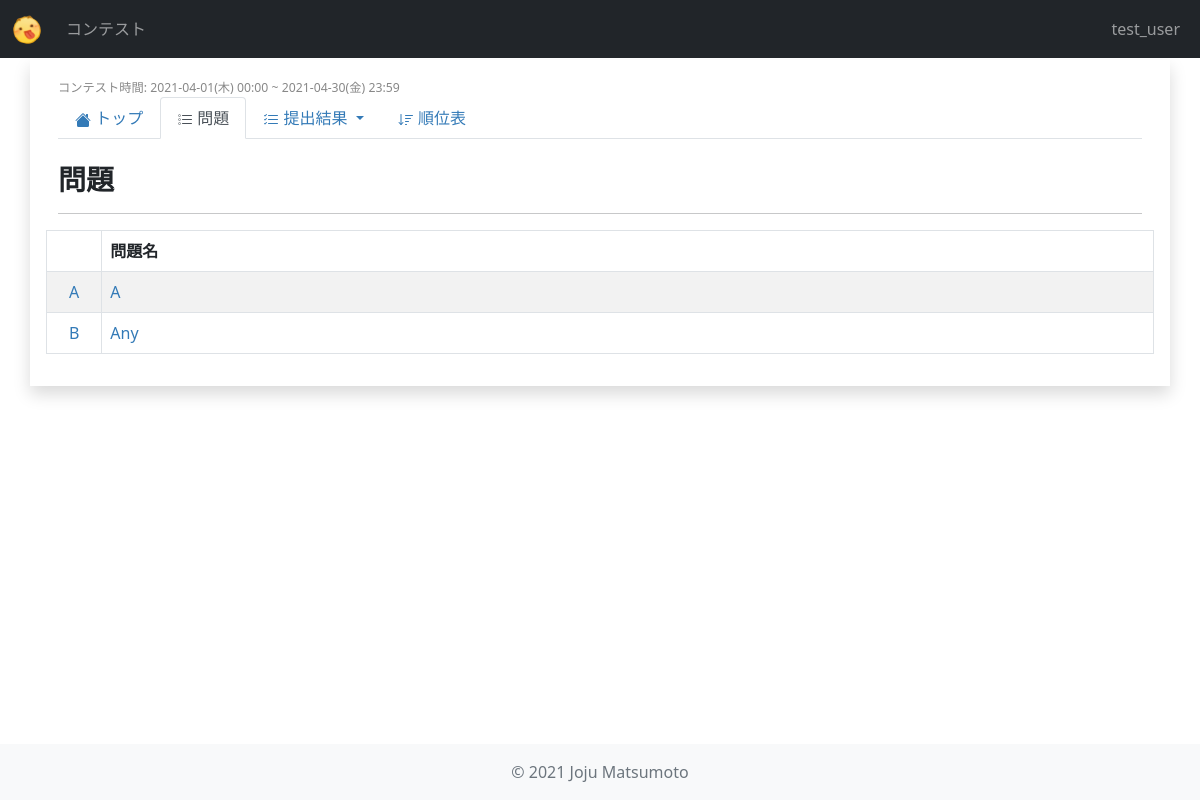
Page /contests/mmc_1/problems/ (signed in) on the committed database.
### users/models.py (models this page shows, shortened)
class User(AbstractUser):
    objects = UserManager()

### contests/models.py (models this page shows, shortened)
class Contest(models.Model):
    title = models.CharField(
        verbose_name="タイトル",
        max_length=255,
    )
    abstract = models.TextField(
        verbose_name="概要",
        max_length=2000,
    )
    short_name = models.CharField(
        verbose_name="省略形",
        max_length=20,
        unique=True,
        default="null",
    )
    start_date = models.DateTimeField(
        verbose_name="開始日時",
    )
    end_date = models.DateTimeField(
        verbose_name="終了日時",
    )
    users = models.ManyToManyField(
        settings.AUTH_USER_MODEL,
        verbose_name="参加者",
        blank=True,
    )
    penalty = models.IntegerField(
        verbose_name="ペナルティ(分)",
        default=5,
    )
    def is_live(self) -> bool:
        now = timezone.now()
        return self.start_date <= now <= self.end_date
    def is_future_contest(self) -> bool:
        now = timezone.now()
        return now < self.start_date
    def get_start_time_str(self) -> str:
        return utils.datetime_str(self.start_date)
    def get_end_time_str(self) -> str:
        return utils.datetime_str(self.end_date)

class Problem(models.Model):
    order = models.CharField(
        verbose_name="問題番号(アルファベット)",
        max_length=5,
        default="A",
    )
    title = models.CharField(
        verbose_name="タイトル",
        max_length=100,
    )
    question = models.TextField(
        verbose_name="問題",
        max_length=2000,
    )
    answer = models.TextField(
        verbose_name="正解",
        max_length=2000,
    )
    contest = models.ForeignKey(
        Contest,
        verbose_name="コンテスト",
        on_delete=models.CASCADE,
    )
    point = models.IntegerField(
        verbose_name="スコア",
        default=0,
    )

### contests/views.py (the view)
class ProblemsView(View):
    def get(self, request, short_name, *args, **kwargs):
        contest = models.Contest.objects.get(short_name=short_name)
        context = {
            "contest": contest,
            "problems": contest.problem_set.order_by("order"),
        }
        return render(request, "contests/problems.html", context)

### contests/utils.py (called while the page is built)
def datetime_str(dt: datetime.datetime) -> str:
    dt = localtime(dt)
    return "{}({}) {}".format(
        dt.strftime("%Y-%m-%d"),
        day_of_week_to_japanese[dt.strftime("%a")],
        dt.strftime("%H:%M")
    )

### contests/templates/contests/problems.html (shortened to what this page needs)
{% extends 'contests/contest_base.html' %}
{% block contest_tab_problems %}active{% endblock %}
{% block contest_content %}
<div class="col-sm-12">
    <h3>問題</h3>
    <hr>
</div>
{% if contest.is_future_contest %}
    {% comment %} 開催予定のコンテスト {% endcomment %}
    <div class="col-sm-12">
        開催していません
    </div>
{% elif contest.is_live and user not in contest.users.all %}
    {% comment %} 開催中だが参加していない {% endcomment %}
    <div class="col-sm-12">
        開催していません
    </div>
{% else %}
    <table class="table table-bordered table-striped">
        <thead>
            <tr>
                <th width="5%"></th>
                <th>問題名</th>
            </tr>
        </thead>
        <tbody>
            {% for problem in problems %}
                <tr>
                    <td class="text-center"><a href="{% url 'contests:problem_detail' contest.short_name problem.pk %}">{{problem.order}}</a></td>
                    <td><a href="{% url 'contests:problem_detail' contest.short_name problem.pk %}">{{problem.title}}</a></td>
                </tr>
            {% endfor %}
        </tbody>
    </table>
{% endif %}
{% endblock contest_content %}

### contests/templates/contests/contest_base.html (shortened to what this page needs)
{% extends 'base.html' %}
{% block content %}
<div class="row p-3">
    <div class="col-sm-12 small">
        <small class="span-time">コンテスト時間: {{contest.get_start_time_str}} ~ {{contest.get_end_time_str}}</small>
    </div>
    <div class="col-sm-12">
        <ul class="nav nav-tabs navbar-dark mb-4">
            <li class="nav-item">
                <a class="nav-link {% block contest_tab_detail %}{% endblock %}" href="{% url 'contests:contest_detail' contest.short_name %}">
                    トップ
                </a>
            </li>
            {% if user in contest.users.all or contest.is_past_contest %}
            <li class="nav-item">
                <a class="nav-link {% block contest_tab_problems %}{% endblock %}" href="{% url 'contests:problems' contest.short_name %}">
                    問題
                </a>
            </li>
            <li class="nav-item dropdown">
                <a class="nav-link dropdown-toggle  {% block contest_tab_submissions %}{% endblock %}" data-bs-toggle="dropdown" role="button" aria-expanded="false">
                    提出結果
                </a>
            </li>
            {% endif %}
            <li class="nav-item">
                <a class="nav-link {% block contest_tab_standings %}{% endblock %}" href="{% url 'contests:standings' contest.short_name %}">
                    順位表
                </a>
            </li>
        </ul>
    </div>
    {% block contest_content %}{% endblock contest_content %}
</div>
{% endblock content %}

### templates/components/top_bar.html (shortened to what this page needs)
{% load static %}
{% block header %}
<header>
    <nav class="navbar navbar-expand-sm fixed-top navbar-dark bg-dark">
        <div class="container-fluid">
            <a class="navbar-brand" href="{% url 'contests:index' %}">
                <img id="img_logo" src="{% static 'images/logo.png' %}" alt="MatCoder">
            </a>
            <div class="collapse navbar-collapse" id="nav_toggle">
                <ul class="navbar-nav me-auto mb-lg-0">
                    <li class="nav-item active">
                        <a class="nav-link" href="{% url 'contests:index' %}">コンテスト</a>
                    </li>
                </ul>
                <div class="d-flex navbar-nav me-0 mb-lg-0">
                    {% if user.is_authenticated %}
                        <li class="nav-item">
                            <a class="nav-link" href="{% url 'users:index' %}">{{user.username}}</a>
                        </li>
                    {% endif %}
                </div>
            </div>
        </div>
    </nav>
</header>
{% endblock header %}

### static/css/main.css (style rules this page uses)
body { background-color: white; }
#img_logo { height: 30px; }
a { color: #337ab7; text-decoration: none; }
.span-time { color: #888; }
thead > tr { font-weight: bold; }
h2, h3, h4, h5 { font-weight: bold; }

### rows in the picture
User: username "test_user"
Contest: get_start_time_str "2021-04-01(木) 00:00", get_end_time_str "2021-04-30(金) 23:59"
Problem: order "A", title "A"
Problem: order "B", title "Any"
